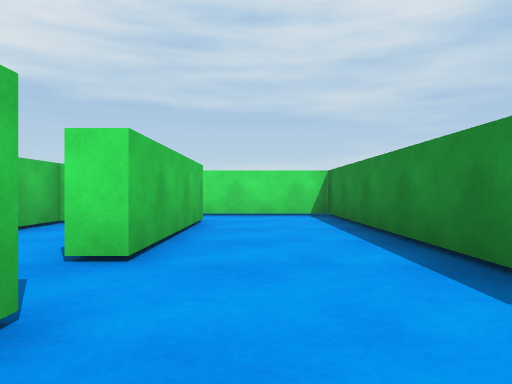
[1] (above)

16 first-person views from a walk through a scene from a Unity 3-D project. The camera is 0.55 m above the floor, looks level and sees 70° across. The floor is counted in squares, 1 m on a side. Each view is taken from the middle of a square. On the plan, view 1 faces up. The plan holds only what a view shows up to about 9 squares ahead; the rest is blank. The place goes on beyond the plan.

[2]
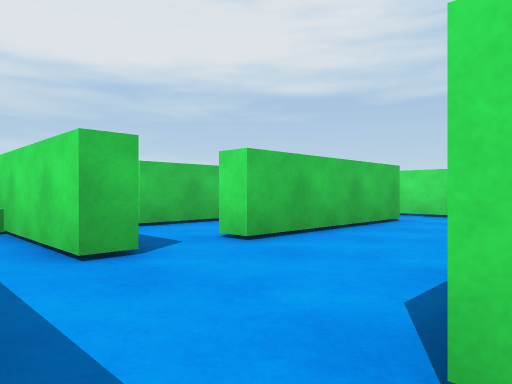

[3]
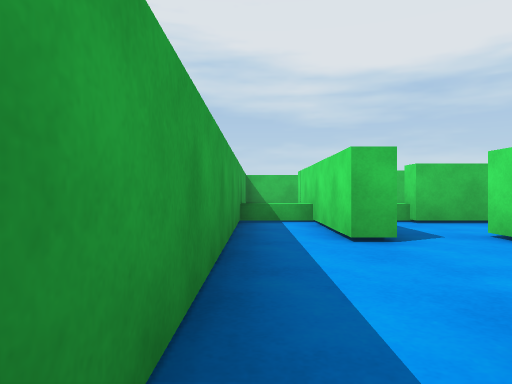

[4]
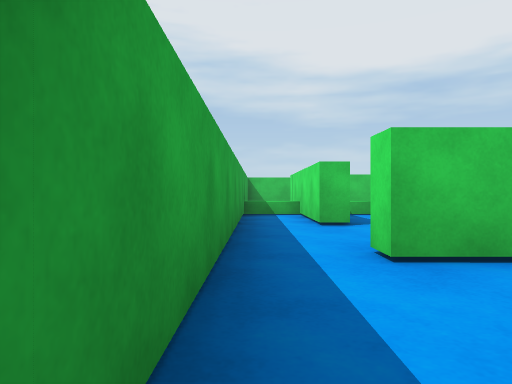

[5]
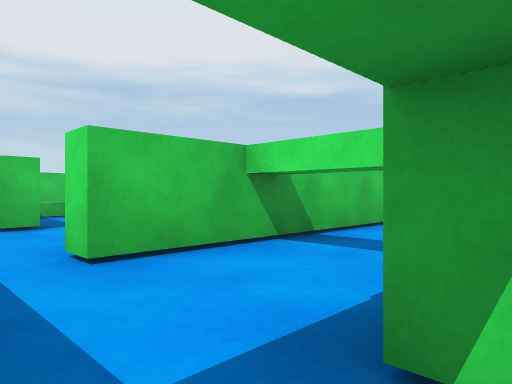

[6]
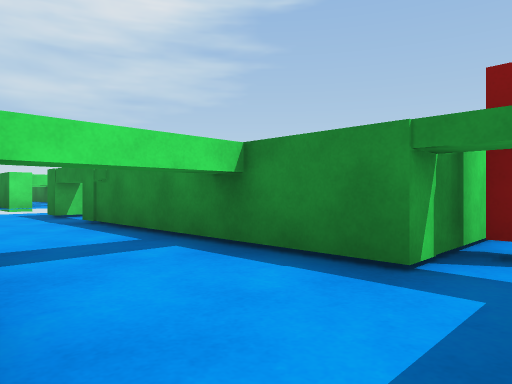

[7]
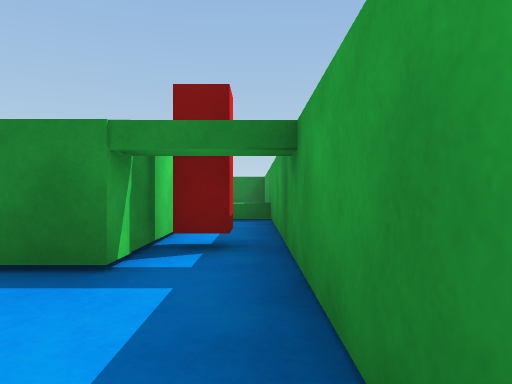

[8]
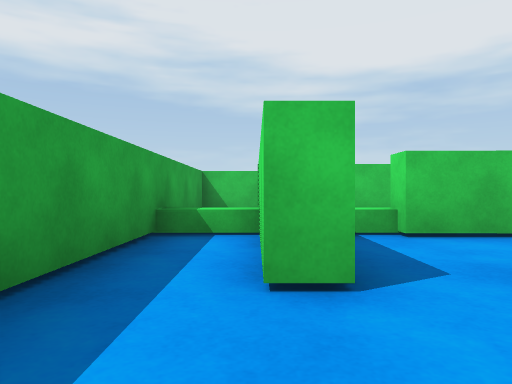

[9]
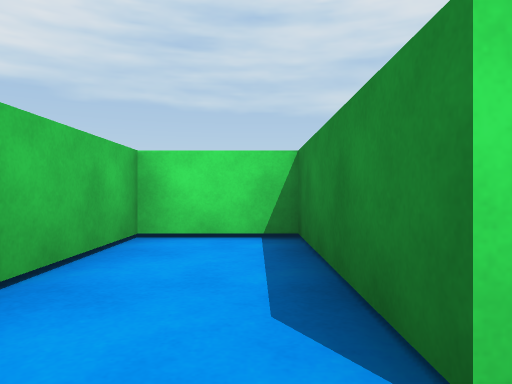

[10]
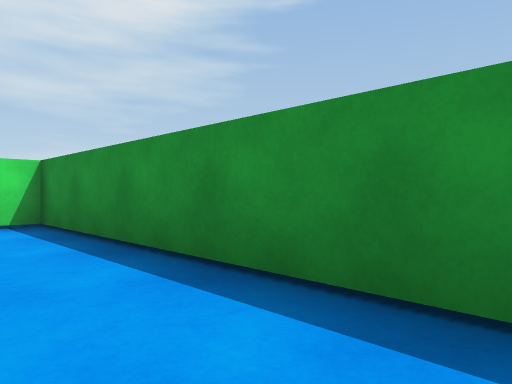

[11]
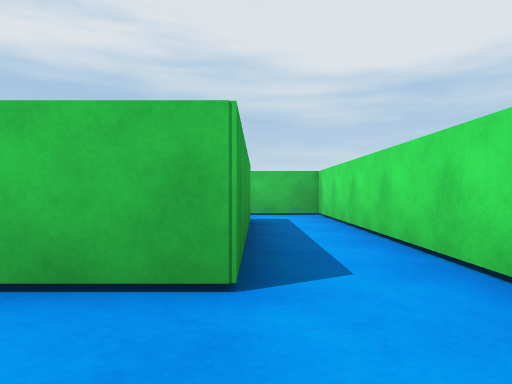

[12]
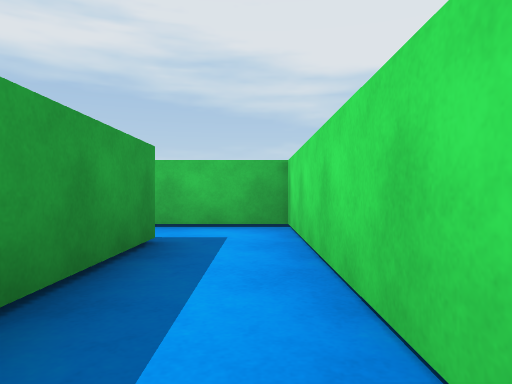

[13]
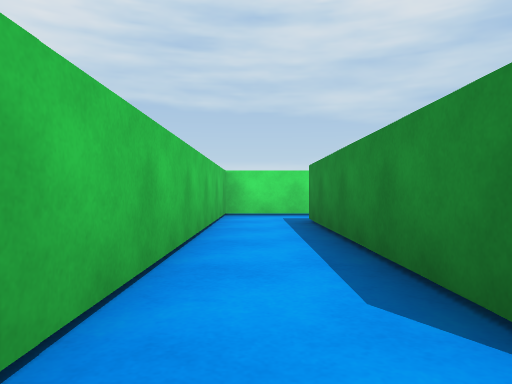

[14]
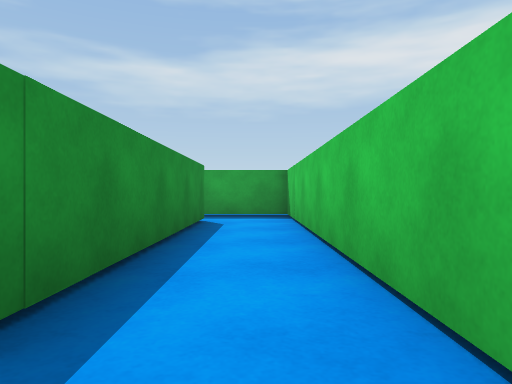

[15]
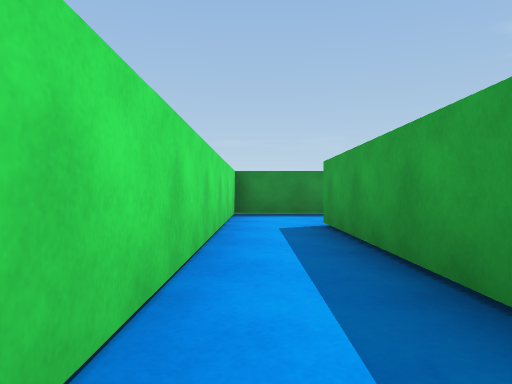

[16]
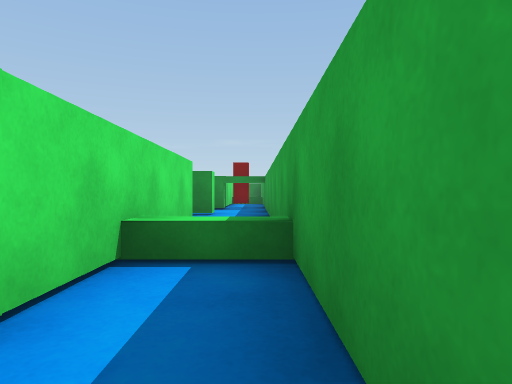

### Floor plan
Points are (right, up) in squares from view 1. A wall is a line through its corners. A room is listed if a view was taken in it or the views show most of it. See-through windows are left out.
Room 1 (views 1, 2, 3, 4, 5, 6, 7, 8, 10, 11)
walls: (-1, 1.6) (-1, 1) (-4, 1); (4.6, 2.7) (2.1, 2.7); (2.2, 5.9) (2.2, 1) (1.7, 1) (1.7, 8.5) (-0.5, 8.5); (-1, 6.9) (-1, 2.9) (-1.5, 2.9); (-4, -0.3) (7.5, -0.3); (6.6, 1) (4.5, 1) (4.5, 4)
low walls: (-3.7, 1.1) (-3.7, -0.4)
ways out: opening at (-2, 2) to room 2; opening at (-1, 8) to room 3
objects: red block (6, 0) to (6, 1)
Room 2 (view 9)
walls: (-1.5, 2.9) (-1.5, 6.4) (-3.4, 6.4) (-3.4, 2.9)
low walls: (-3.7, 2.9) (-3.7, 2.1)
ways out: opening at (-2, 2) to room 1
Room 3 (views 12, 13, 14, 15, 16)
walls: (-4, 1) (-6, 1) (-6, 6.9) (-1, 6.9); (-0.5, 8.5) (-7.7, 8.5) (-7.7, -0.3) (-4, -0.3)
low walls: (-4.2, -0.4) (-4.2, 1.1)
ways out: opening at (-1, 8) to room 1

Positions as (right, up) in squares from view 1, and headings:
1: (0, 0), facing up
2: (2, 0), facing up-left
3: (3, 0), facing left
4: (5, 0), facing left
5: (5, 0), facing up-left
6: (2, 0), facing up-right
7: (2, 0), facing right
8: (1, 1), facing left
9: (-2, 2), facing up
10: (0, 2), facing up-right
11: (1, 7), facing left
12: (-2, 8), facing left
13: (-7, 0), facing up
14: (-7, 8), facing down
15: (-7, 8), facing right
16: (-7, 0), facing right
